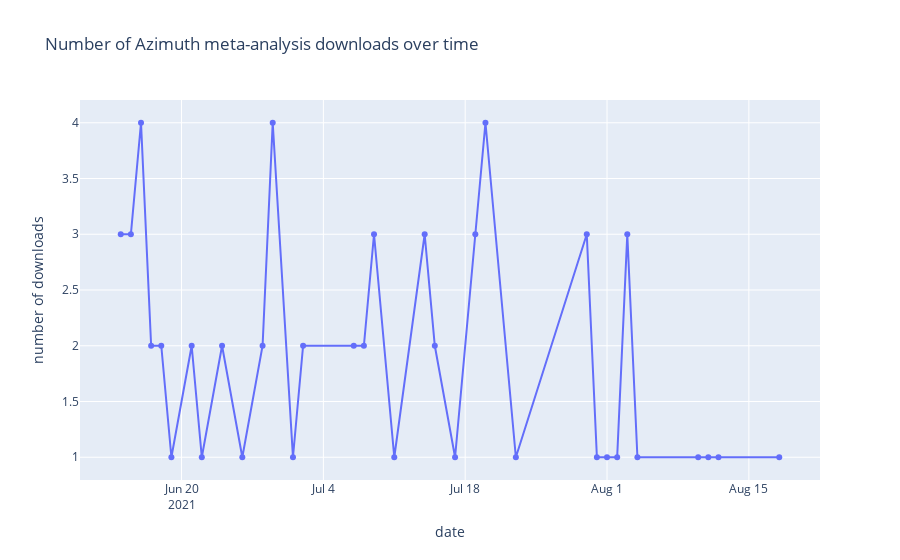

Source (notebook cell):
### Code cell
azimuth = downloads_df[downloads_df['dataset_id'] == 'f72958f5-7f42-4ebb-98da-445b0c6de516']
azimuth = azimuth[['download_dt', 'remoteip']].drop_duplicates()
azimuth['count'] = 1
azimuth = azimuth[['download_dt', 'count']].groupby(['download_dt']).sum().reset_index()

fig = go.Figure(go.Scatter(
    mode = "lines+markers",
    x = azimuth['download_dt'].tolist(),
    y = azimuth['count'].tolist()
    ))

fig.update_layout(
    title="Number of Azimuth meta-analysis downloads over time",
    xaxis_title="date",
    yaxis_title="number of downloads"
)
             
fig.show()

### Figure 1 — Plotly figure (JSON) as saved in the notebook; plotly's stock layout.template omitted (floating-point values rounded to 4 significant figures)
{"data": [{"mode": "lines+markers", "type": "scatter", "x": ["2021-06-14", "2021-06-15", "2021-06-16", "2021-06-17", "2021-06-18", "2021-06-19", "2021-06-21", "2021-06-22", "2021-06-24", "2021-06-26", "2021-06-28", "2021-06-29", "2021-07-01", "2021-07-02", "2021-07-07", "2021-07-08", "2021-07-09", "2021-07-11", "2021-07-14", "2021-07-15", "2021-07-17", "2021-07-19", "2021-07-20", "2021-07-23", "2021-07-30", "2021-07-31", "2021-08-01", "2021-08-02", "2021-08-03", "2021-08-04", "2021-08-10", "2021-08-11", "2021-08-12", "2021-08-18"], "y": [3, 3, 4, 2, 2, 1, 2, 1, 2, 1, 2, 4, 1, 2, 2, 2, 3, 1, 3, 2, 1, 3, 4, 1, 3, 1, 1, 1, 3, 1, 1, 1, 1, 1]}], "layout": {"title": {"text": "Number of Azimuth meta-analysis downloads over time"}, "xaxis": {"title": {"text": "date"}}, "yaxis": {"title": {"text": "number of downloads"}}}}
